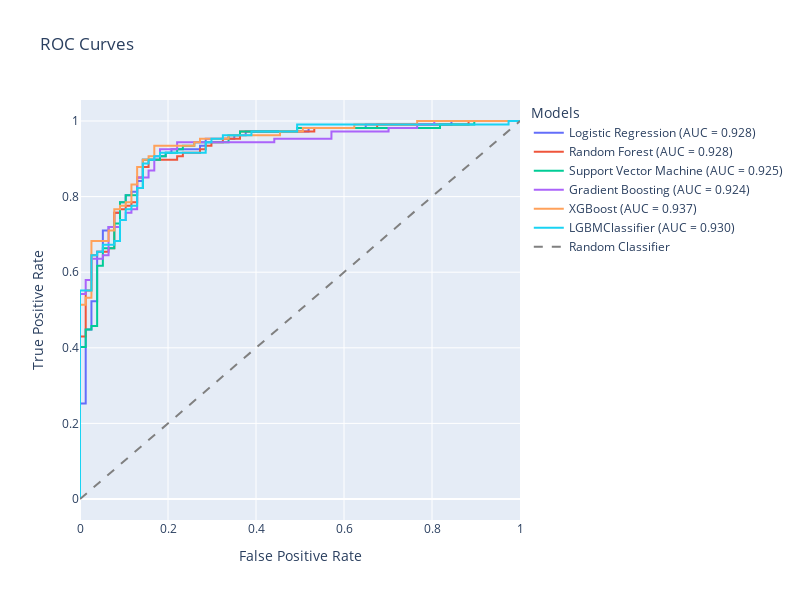

Here is the notebook cell this chart was saved with:
### Markdown cell above
Ein wichtiger Wert bei ROC-Plots ist die AUC, oder "Fläche unter der Kurve". Diese Zahl fasst die Leistung des Modells in einem einzigen Wert zusammen. Je höher die AUC, desto besser ist das Modell im Allgemeinen. Das hilft uns, Modelle schnell einzuschätzen und zu vergleichen.

Besonders in der Medizin ist es wichtig, die richtige Balance zu finden. Wir wollen möglichst viele kranke Menschen erkennen (hohe Sensitivität), aber auch nicht zu viele gesunde Menschen fälschlicherweise als krank einstufen (hohe Spezifität). ROC-Plots zeigen uns genau diesen Ausgleich. Sie helfen uns zu verstehen, wie sich Änderungen an unserem Modell auf diese wichtige Balance auswirken. So können wir das Modell besser an unsere Bedürfnisse anpassen

### Code cell
# ROC Curves
roc_fig = plot_roc_curves(best_models, X_test, y_test)
roc_fig.show()
